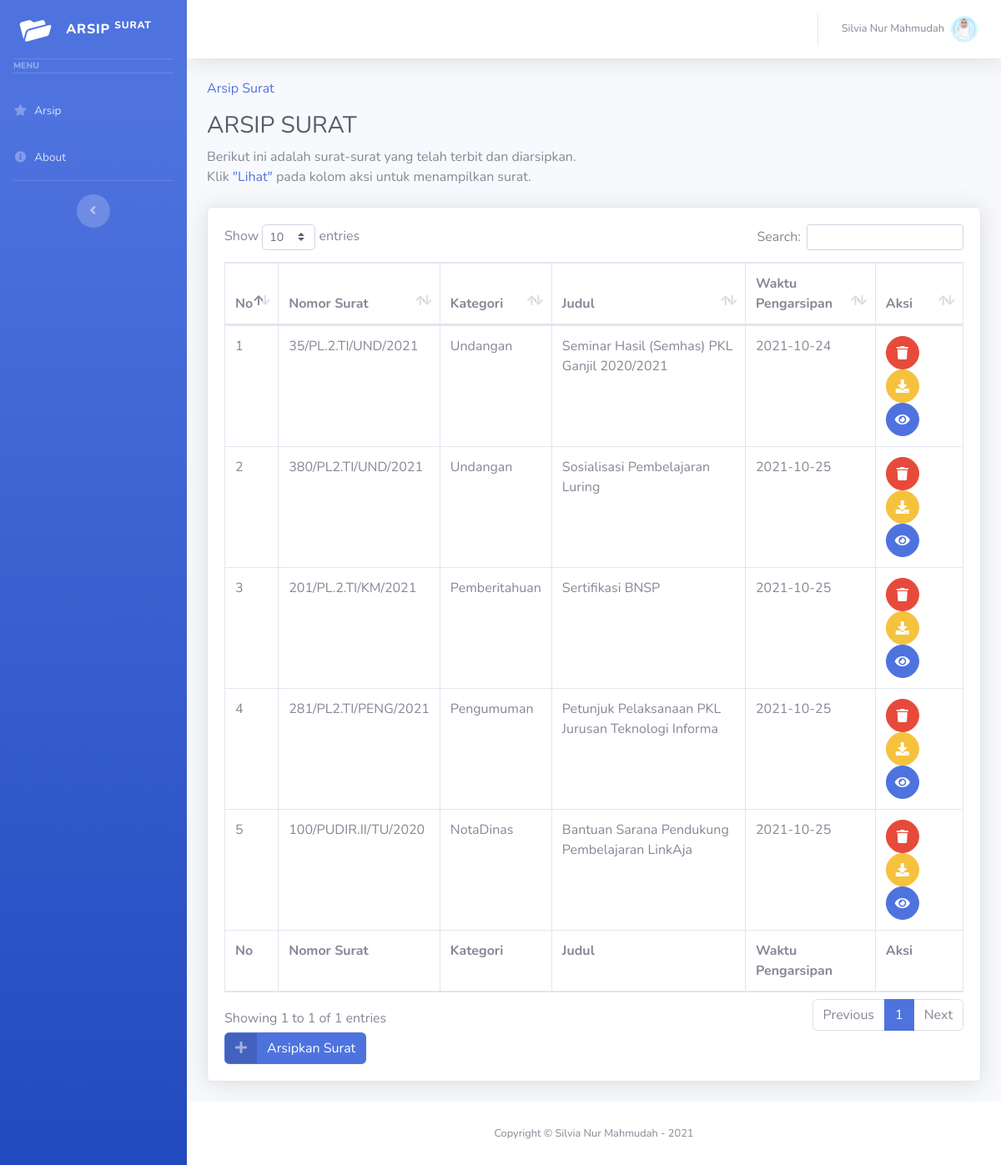
The page / on the database its author committed.
### tables this page shows
CREATE TABLE `arsip_surat` (
  `id` int(15) NOT NULL,
  `Nomor_surat` varchar(255) NOT NULL,
  `Kategori` varchar(50) NOT NULL,
  `Judul_surat` varchar(50) NOT NULL,
  `Tanggal_arsip` date NOT NULL,
  `file_surat` varchar(500) NOT NULL
);

### index.php (called while the page is built)
<?php include 'arsip.php'; ?>

### arsip.php (the view, shortened to what this page needs)
<!DOCTYPE html>
<html lang="en">
<head>
    <link href="vendor/fontawesome-free/css/all.min.css" rel="stylesheet" type="text/css">
    <link href="css/sb-admin-2.min.css" rel="stylesheet">
    <link href="vendor/datatables/dataTables.bootstrap4.min.css" rel="stylesheet">
</head>
<body id="page-top">
    <div id="wrapper">
        <?php include 'menu.php'; ?>
        <div id="content-wrapper" class="d-flex flex-column">
            <div id="content">
                <?php include "topbar.php" ?>
                <div class="container-fluid">
                    <p><a href="arsip.php">Arsip Surat</a> </p>
                    <h1 class="h3 mb-2 text-gray-800">ARSIP SURAT</h1>
                    <p class="mb-4">Berikut ini adalah surat-surat yang telah terbit dan diarsipkan.<br>
                                    Klik <a href="#">"Lihat"</a> pada kolom aksi untuk menampilkan surat.</p>
                    <div class="card shadow mb-4">
                        <div class="card-body">
                            <div class="table-responsive">
                                <table class="table table-bordered table-hover" id="dataTable" width="100%" cellspacing="0">
                                    <thead>
                                        <tr>
                                            <th>No</th>
                                            <th>Nomor Surat</th>
                                            <th>Kategori</th>
                                            <th>Judul</th>
                                            <th>Waktu Pengarsipan</th>
                                            <th>Aksi</th>
                                        </tr>
                                    </thead>
                                    <tfoot>
                                        <tr>
                                            <th>No</th>
                                            <th>Nomor Surat</th>
                                            <th>Kategori</th>
                                            <th>Judul</th>
                                            <th>Waktu Pengarsipan</th>
                                            <th>Aksi</th>
                                        </tr>
                                    </tfoot>
                                    <?php
                                    include "koneksi.php";
                                    $query_mysql = mysqli_query($conn,"SELECT * FROM arsip_surat") or die (mysqli_error());
                                    $nomor = 1;
                                    while($data = mysqli_fetch_array($query_mysql)){
                                    ?>
                                        <tbody>
                                            <tr>
                                                <td> <?php echo $nomor++; ?></td>
                                                <td> <?php echo $data['Nomor_surat']; ?></td>
                                                <td> <?php echo $data['Kategori']; ?></td>
                                                <td> <?php echo $data['Judul_surat']; ?></td>
                                                <td> <?php echo $data['Tanggal_arsip']; ?></td>
                                                <td>
                                                    <a href="delete.php?id=<?php echo $data['id']; ?>" class="btn btn-danger btn-circle " onclick="return confirm('Apakah Anda yakin ingin menghapus arsip surat ini?')">
                                                        <i class="fas fa-trash"></i>
                                                    </a>
                                                    <a href="download.php?file=<?php echo $data['file_surat']; ?>"  class="btn btn-warning btn-circle ">
                                                        <i class="fas fa-download"></i>
                                                    </a>
                                                    <a href="view.php?id=<?php echo $data['id']; ?>" class="btn btn-primary btn-circle ">
                                                        <i class="fas fa-eye"></i>
                                                    </a>
                                                </td>
                                            </tr>
                                        </tbody>
                                    <?php } ?>
                                </table>
                            </div>
                            <a href="add.php" class="btn btn-primary btn-icon-split">
                                <span class="icon text-white-50">
                                    <i class="fas fa-plus"></i>
                                </span>
                                <span class="text">Arsipkan Surat</span>
                            </a>
                        </div>
                    </div>
                </div>
            </div>
            <footer class="sticky-footer bg-white">
                <div class="container my-auto">
                    <div class="copyright text-center my-auto">
                        <span>Copyright &copy; Silvia Nur Mahmudah - <?php echo date('Y') ?></span>
                    </div>
                </div>
            </footer>
        </div>
    </div>
</body>
</html>

### menu.php
<ul class="navbar-nav bg-gradient-primary sidebar sidebar-dark accordion" id="accordionSidebar">
    <a class="sidebar-brand d-flex align-items-center justify-content-center" href="arsip.php">
        <div class="sidebar-brand-icon rotate-n-15">
            <i class="fas fa-folder-open"></i>
        </div>
        <div class="sidebar-brand-text mx-3">ARSIP <sup>surat</sup></div>
    </a>
    <hr class="sidebar-divider my-0">
    <div class="sidebar-heading">
        Menu
    </div>
    <hr class="sidebar-divider">
    <li class="nav-item">
        <a class="nav-link" href="arsip.php">
            <i class="fas fa-fw fa-star"></i>
            <span>Arsip</span></a>
    </li>
    <li class="nav-item">
        <a class="nav-link" href="about.php">
            <i class="fas fa-fw fa-info-circle"></i>
            <span>About</span></a>
    </li>
    <hr class="sidebar-divider d-none d-md-block">
    <div class="text-center d-none d-md-inline">
        <button class="rounded-circle border-0" id="sidebarToggle"></button>
    </div>
</ul>

### topbar.php (shortened to what this page needs)
<nav class="navbar navbar-expand navbar-light bg-white topbar mb-4 static-top shadow">
    <ul class="navbar-nav ml-auto">
        <li class="nav-item dropdown no-arrow">
            <a class="nav-link dropdown-toggle" href="#" id="userDropdown" role="button"
                data-toggle="dropdown" aria-haspopup="true" aria-expanded="false">
                <span class="mr-2 d-none d-lg-inline text-gray-600 small">Silvia Nur Mahmudah </span>
                <img class="img-profile rounded-circle"
                    src="img/about.png">
            </a>
        </li>
    </ul>
</nav>

### rows shown on the page
arsip_surat: Nomor_surat "35/PL.2.TI/UND/2021", Kategori "Undangan", Judul_surat "Seminar Hasil (Semhas) PKL Ganjil 2020/2021", Tanggal_arsip "2021-10-24"
arsip_surat: Nomor_surat "380/PL2.TI/UND/2021", Kategori "Undangan", Judul_surat "Sosialisasi Pembelajaran Luring", Tanggal_arsip "2021-10-25"
arsip_surat: Nomor_surat "201/PL.2.TI/KM/2021", Kategori "Pemberitahuan", Judul_surat "Sertifikasi BNSP", Tanggal_arsip "2021-10-25"
arsip_surat: Nomor_surat "281/PL2.TI/PENG/2021", Kategori "Pengumuman", Judul_surat "Petunjuk Pelaksanaan PKL Jurusan Teknologi Informa", Tanggal_arsip "2021-10-25"
arsip_surat: Nomor_surat "100/PUDIR.II/TU/2020", Kategori "NotaDinas", Judul_surat "Bantuan Sarana Pendukung Pembelajaran LinkAja", Tanggal_arsip "2021-10-25"
